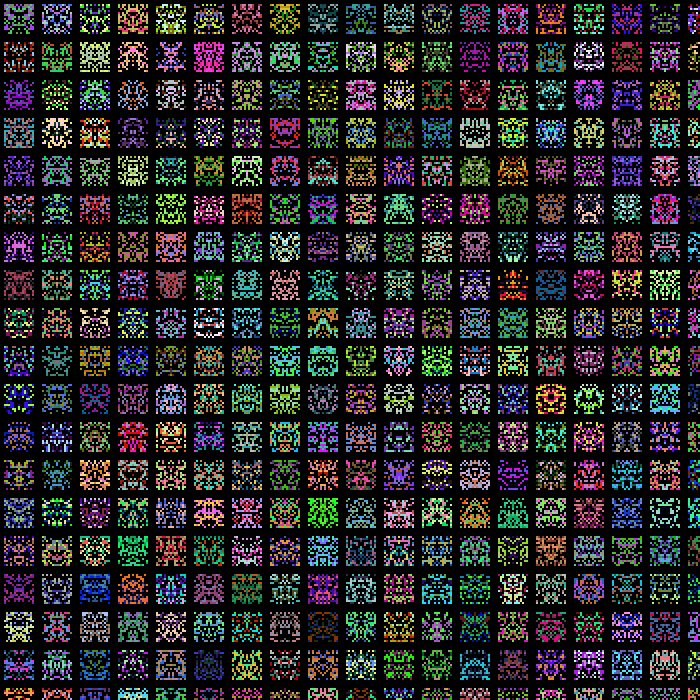
Frame 1 (no input)
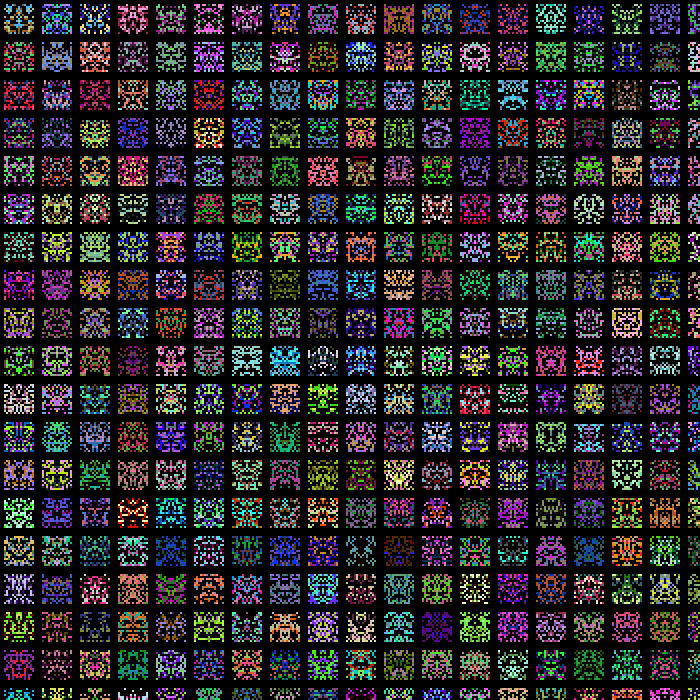
Frame 2 (the mouse pressed at the canvas centre, redrawn once)

The Processing sketch that drew these frames (run headless with seeded random() and noise(); the mouse was pressed at the canvas centre and the sketch redrawn once):

// Processing sketch: task2
// ── task2.pde
void setup() {
  size(700, 700);
  noSmooth();
  noLoop();
}

color rndColor() {
  return color(random(0, 255), random(0, 255), random(0, 255));
}

color random(color[] colors) {
  return colors[floor(random(colors.length))];
}

void draw() {
  final int pixelSize = 2;
  final int invaderPixels = 15;
  final int borderSize = 4;

  final int invaderSize = invaderPixels * pixelSize;
  int cellSize = invaderSize + 2 * borderSize;
  background(0);
  for (int x = borderSize; x < width; x += cellSize) {
    for (int y = borderSize; y < height; y += cellSize) {
      PImage inv = createInvader(invaderPixels);
      image(inv, x, y, invaderSize, invaderSize);
    }
  }
}

PImage createInvader(int invaderPixels) {
  PImage imgInvader = createImage(invaderPixels, invaderPixels, ARGB);

  color transparent = color(0, 0, 0, 0);
  color[] colors = { rndColor(), rndColor(), rndColor(), transparent, transparent, transparent };
  int symmetricColumnCount = invaderPixels / 2;
  for (int row = 0; row < invaderPixels; row++) {
    for (int column = 0; column < symmetricColumnCount; column++) {
      final color c = random(colors);
      imgInvader.set(column, row, c);
      imgInvader.set(invaderPixels - 1 - column, row, c);
    }
    if (0 != invaderPixels % 2) {
      imgInvader.set(symmetricColumnCount, row, random(colors));
    }
  }
  return imgInvader;
}

void mousePressed() {
  redraw();
}
